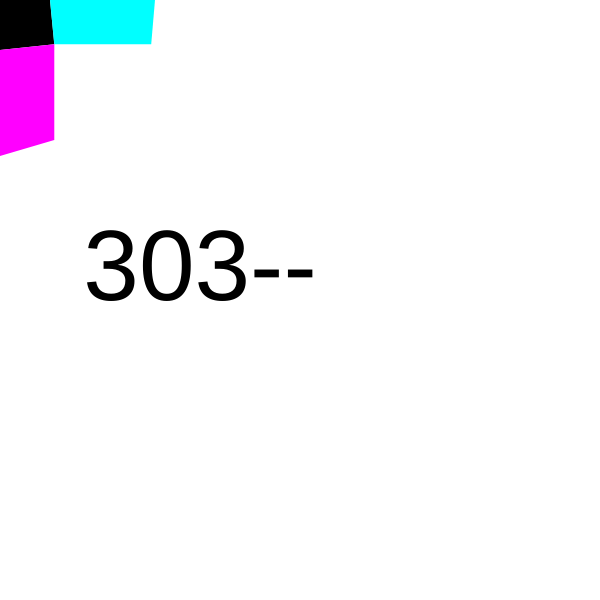
Frame 1 (no input)
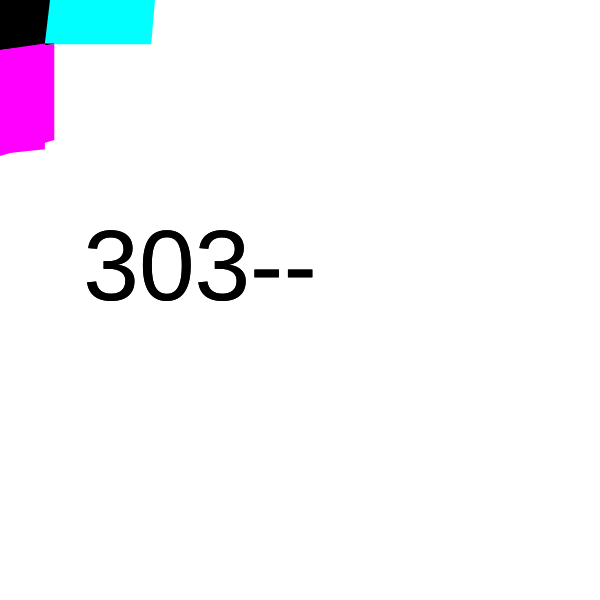
Frame 2 (the mouse pressed at the canvas centre, redrawn once)

The p5.js sketch that drew these frames (run headless with seeded random() and noise() and a simulated clock; the mouse was pressed at the canvas centre and the sketch redrawn once):

// p5.js sketch
// ── sketch.js
// single opaque-colored Unit with "303--" caption

function setup() {
  createCanvas(600, 600);
  background(255);
  noStroke();
  noLoop();
}

function draw() {
  fill(0);
  textAlign(CENTER);
  textSize(100);
  text('303--', width / 3, height / 2);

  const u = new Unit();
  u.display();
}

class Unit {
  constructor() {
    this.in0 = createVector(0, 0);
    this.in1 = createVector(50, 0);
    this.in2 = createVector(0, 50);
    const stepS = 50, stepL = 100, off = 10;
    this.out0 = createVector(
      random(stepS - off, stepS + off),
      random(stepS - off, stepS + off)
    );
    this.out1 = createVector(this.in1.x + random(stepL - off, stepL + off), this.in1.y);
    this.out2 = createVector(this.out0.x + random(stepL - off, stepL + off), this.out0.y);
    this.out3 = createVector(this.in2.x, this.in2.y + random(stepL - off, stepL + off));
    this.out4 = createVector(this.out0.x, this.out0.y + random(stepL - off, stepL + off));
  }

  display() {
    noStroke();
    fill(0);
    quad4(this.in0, this.in1, this.out0, this.in2);
    fill(0, 255, 255);
    quad4(this.in1, this.out1, this.out2, this.out0);
    fill(255, 0, 255);
    quad4(this.in2, this.out0, this.out4, this.out3);
  }
}

function quad4(p1, p2, p3, p4) {
  beginShape();
  vertex(p1.x, p1.y);
  vertex(p2.x, p2.y);
  vertex(p3.x, p3.y);
  vertex(p4.x, p4.y);
  endShape(CLOSE);
}
